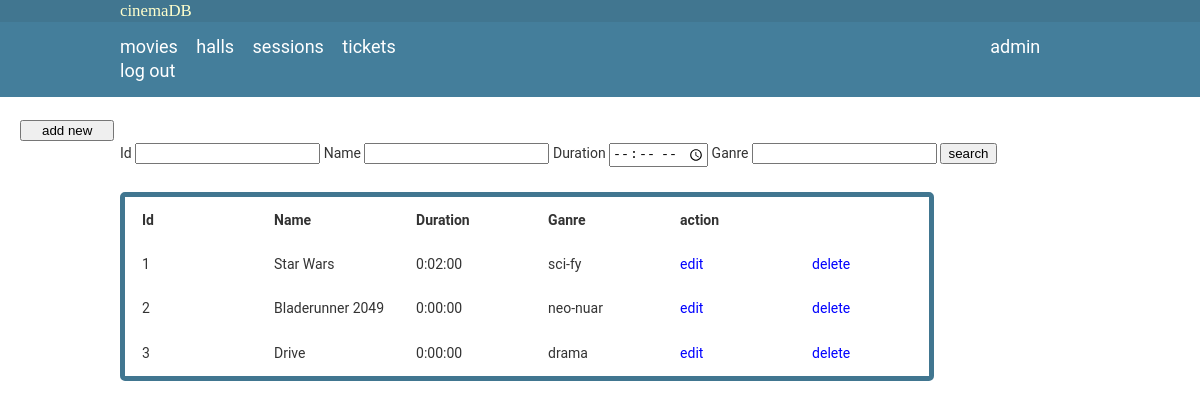
/movies (signed in), run on an earlier commit of the app's database.
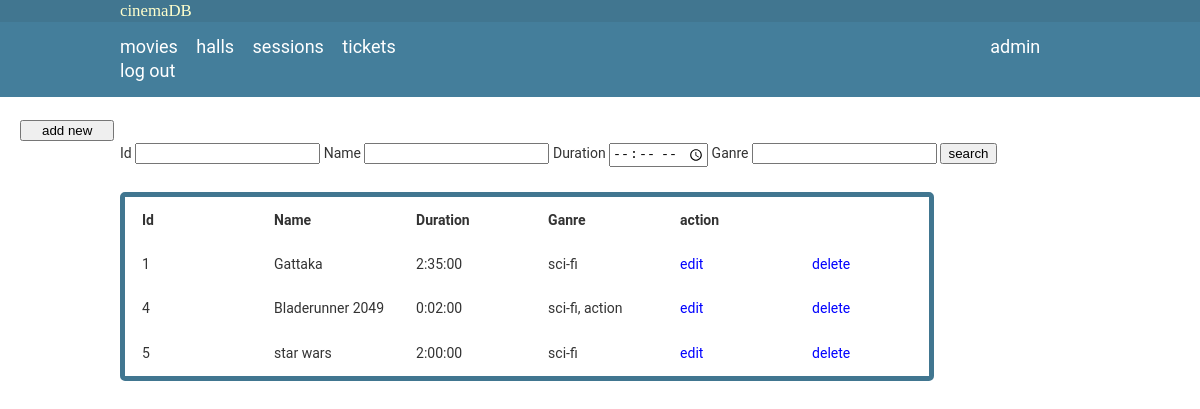
And on a later commit of the database.
### interface/models.py (models this page shows, shortened)
class Movie(models.Model):
    name = models.CharField(max_length=100, unique=True)
    duration = models.DurationField(max_length=180, default=120)
    ganre = models.CharField(max_length=50)

### interface/views.py (the view)
# urls.py: path('movies', view=movies, name='page.movies'),
@login_required(login_url='page.login')
def movies(request):
    movie_list = Movie.objects.all()
    return render(request, 'interface/movies.html', {'tab_title': 'movies', 'movie_list': movie_list})

### interface/templates/interface/movies.html
{% extends "interface/base.html" %}
{% block content %}
<div class="container">
    <form action="/search/movies" method="GET" autocomplete="off">
        <br/>
        Id        <input type="number" name="id"       value="{{id}}">
        Name      <input type="text"   name="name"     value="{{name}}">
        Duration  <input type="time"   name="duration" value="{{duration}}">
        Ganre     <input type="text"   name="ganre"    value="{{ganre}}">
                  <input type="submit" value="search">
    </form>
    <table class="table">
        <tr>
            <th>Id</th>
            <th>Name</th>
            <th>Duration</th>
            <th>Ganre</th>
            <th>action</th>
        </tr>
        {% for movie in movie_list %}
        <tr>
            <td> {{movie.id}} </td>
            <td> {{movie.name}} </td>
            <td> {{movie.duration}} </td>
            <td> {{movie.ganre}} </td>
            <td> <a href="{% url 'page.edit' 'movies' movie.id %}">edit</a> </td>
            <td> <a href="{% url 'page.delete' 'movies' movie.id %}">delete</a> </td>
        </tr>
        {% endfor %}
    </table>
</div>
<div id="sidebar">
    <form action="{% url 'page.add' 'movies' %}">
        <input type="submit" value="add new"/>
    </form>
</div>
{% endblock content %}

### interface/templates/interface/base.html (shortened to what this page needs)
{%load static%}
<!DOCTYPE html>
<html lang="en">
    <head>
        <link rel="stylesheet" type="text/css" href="{% static 'style.css' %}">
    </head>
    <body>
        <nav id="main-header">
            <div class="container">
                <a style="padding: px; font-size: larger;" href="{% url 'page.movies' %}">cinemaDB</a>
            </div>
        </nav>
        <header id="navbar">
            <div class="container">
                <ul>
                    <li><a href="/movies">movies</a></li>
                    <li><a href="/halls">halls</a></li>
                    <li><a href="/sessions">sessions</a></li>
                    <li><a href="/tickets">tickets</a></li>
                    <li><a style="padding-left: 60%;">{{request.user}}</a></li>
                    <li><a href="/logout">log out</a></li>
                </ul>
            </div>
        </header>
    {% block content%}
    {% endblock %}
    </body>
</html>

### interface/static/style.css (style rules this page uses)
#sidebar { height: 100%; width: 120px; position: fixed; padding-top: 120px; top: 0; }
#sidebar input { margin-left: 20px; padding-left: 20px; padding-right: 20px; display: block; }
body { font-family:Arial, Helvetica, sans-serif; line-height:1.6em; margin: 0; padding: 0; font-size: 14px; font-family: "Roboto","Lucida Grande","DejaVu Sans","Bitstream Vera Sans",Verdana,Arial,sans-serif; color: #333; background: #fff; }
a { text-decoration: none; color: blue; }
.container { width:80%; margin:auto; overflow:auto; }
.table { margin: 25px 0px; border: 5px solid #417690; border-radius: 5px; overflow: hidden; }
.table tbody tr { text-align: left; }
.table th, .table td { padding: 10px 15px; min-width: 100px; }
#main-header { background: #417690; color: #ffc; }
#main-header a { font-family: "Verdana"; font-size: 25px; margin: auto; background: #417690; color: #ffc; }
#navbar { background-color: #447e9b; color: #fff; }
#navbar ul { padding:0; list-style: none; }
#navbar li { display:inline; }
#navbar a { color:#fff; text-decoration: none; font-size:18px; padding-right:15px; }

What changed in the data, as far as the page shows it:
removed Movie: id "2", name "Bladerunner 2049", duration "0:00:00", ganre "neo-nuar"
removed Movie: id "3", name "Drive", duration "0:00:00", ganre "drama"
changed Movie id 1: name "Star Wars" → "Gattaka"; duration "0:02:00" → "2:35:00"; ganre "sci-fy" → "sci-fi"
added Movie: id "4", name "Bladerunner 2049", duration "0:02:00", ganre "sci-fi, action"
added Movie: id "5", name "star wars", duration "2:00:00", ganre "sci-fi"
